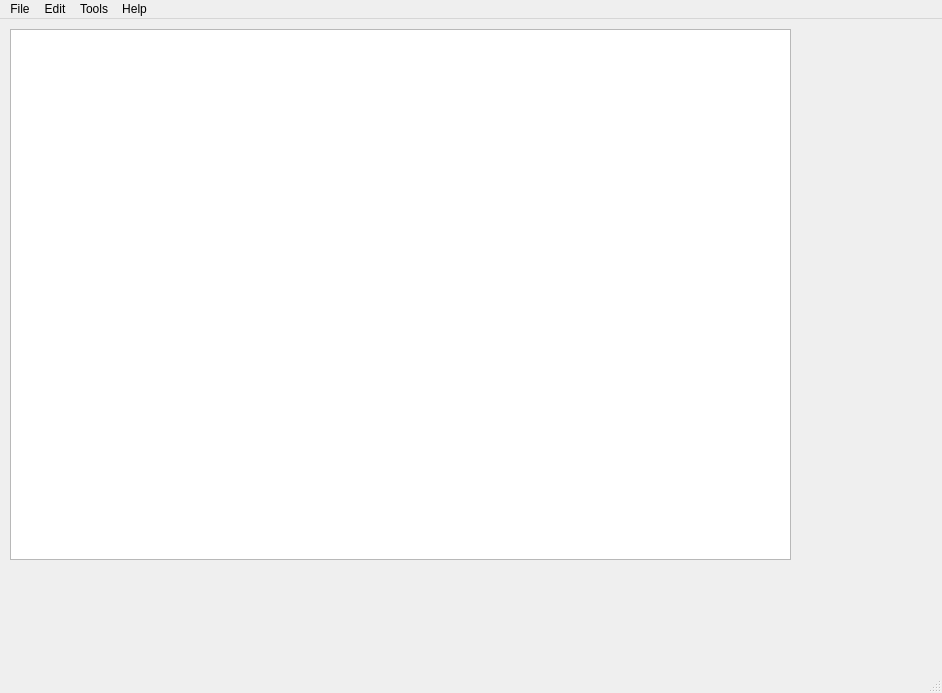
<?xml version="1.0" encoding="UTF-8"?>
<ui version="4.0">
 <class>MainWindow</class>
 <widget class="QMainWindow" name="MainWindow">
  <property name="geometry">
   <rect>
    <x>0</x>
    <y>0</y>
    <width>942</width>
    <height>693</height>
   </rect>
  </property>
  <property name="windowTitle">
   <string>MainWindow</string>
  </property>
  <widget class="QWidget" name="centralwidget">
   <widget class="QWidget" name="verticalLayoutWidget">
    <property name="geometry">
     <rect>
      <x>10</x>
      <y>10</y>
      <width>781</width>
      <height>531</height>
     </rect>
    </property>
    <layout class="QVBoxLayout" name="verticalLayout">
     <item>
      <widget class="QTextEdit" name="textEdit"/>
     </item>
    </layout>
   </widget>
  </widget>
  <widget class="QMenuBar" name="menubar">
   <property name="geometry">
    <rect>
     <x>0</x>
     <y>0</y>
     <width>942</width>
     <height>25</height>
    </rect>
   </property>
   <widget class="QMenu" name="menuFile">
    <property name="title">
     <string>File</string>
    </property>
    <addaction name="actionNew"/>
    <addaction name="actionOpen"/>
    <addaction name="actionSave"/>
    <addaction name="actionSave_as"/>
    <addaction name="actionPrint"/>
    <addaction name="actionExit"/>
    <addaction name="actionCompile"/>
    <addaction name="actionOpen_Terminal"/>
   </widget>
   <widget class="QMenu" name="menuEdit">
    <property name="title">
     <string>Edit</string>
    </property>
    <addaction name="actionUndo"/>
    <addaction name="actionRedo"/>
    <addaction name="actionCut"/>
    <addaction name="actionCopy"/>
    <addaction name="actionPaste"/>
    <addaction name="actionFind"/>
    <addaction name="actionReplace"/>
    <addaction name="actionTime_Date"/>
   </widget>
   <widget class="QMenu" name="menuHelp">
    <property name="title">
     <string>Help</string>
    </property>
    <addaction name="actionWebsite"/>
   </widget>
   <widget class="QMenu" name="menuTools">
    <property name="title">
     <string>Tools</string>
    </property>
    <addaction name="actionFonts"/>
    <addaction name="actionPreferences"/>
   </widget>
   <addaction name="menuFile"/>
   <addaction name="menuEdit"/>
   <addaction name="menuTools"/>
   <addaction name="menuHelp"/>
  </widget>
  <widget class="QStatusBar" name="statusbar"/>
  <action name="actionNew">
   <property name="icon">
    <iconset resource="Resources.qrc">
     <normaloff>:/imgs/images/new.png</normaloff>:/imgs/images/new.png</iconset>
   </property>
   <property name="text">
    <string>New</string>
   </property>
   <property name="shortcut">
    <string>Ctrl+N</string>
   </property>
  </action>
  <action name="actionOpen">
   <property name="icon">
    <iconset>
     <normalon>:/imgs/images/open.png</normalon>
    </iconset>
   </property>
   <property name="text">
    <string>Open</string>
   </property>
   <property name="shortcut">
    <string>Ctrl+O</string>
   </property>
  </action>
  <action name="actionSave_as">
   <property name="icon">
    <iconset resource="Resources.qrc">
     <normaloff>:/imgs/images/saveas.png</normaloff>:/imgs/images/saveas.png</iconset>
   </property>
   <property name="text">
    <string>Save as</string>
   </property>
   <property name="shortcut">
    <string>Ctrl+Shift+S</string>
   </property>
  </action>
  <action name="actionPrint">
   <property name="icon">
    <iconset resource="Resources.qrc">
     <normaloff>:/imgs/images/print.png</normaloff>:/imgs/images/print.png</iconset>
   </property>
   <property name="text">
    <string>Print</string>
   </property>
   <property name="shortcut">
    <string>Ctrl+P</string>
   </property>
  </action>
  <action name="actionExit">
   <property name="icon">
    <iconset resource="Resources.qrc">
     <normaloff>:/imgs/images/exit.png</normaloff>:/imgs/images/exit.png</iconset>
   </property>
   <property name="text">
    <string>Exit</string>
   </property>
  </action>
  <action name="actionSave">
   <property name="icon">
    <iconset resource="Resources.qrc">
     <normaloff>:/imgs/images/save.png</normaloff>:/imgs/images/save.png</iconset>
   </property>
   <property name="text">
    <string>Save</string>
   </property>
   <property name="shortcut">
    <string>Ctrl+S</string>
   </property>
  </action>
  <action name="actionUndo">
   <property name="icon">
    <iconset resource="Resources.qrc">
     <normaloff>:/imgs/images/undo.png</normaloff>:/imgs/images/undo.png</iconset>
   </property>
   <property name="text">
    <string>Undo</string>
   </property>
   <property name="shortcut">
    <string>Ctrl+Z</string>
   </property>
  </action>
  <action name="actionCopy">
   <property name="icon">
    <iconset resource="Resources.qrc">
     <normaloff>:/imgs/images/copy.png</normaloff>:/imgs/images/copy.png</iconset>
   </property>
   <property name="text">
    <string>Copy</string>
   </property>
   <property name="shortcut">
    <string>Ctrl+C</string>
   </property>
  </action>
  <action name="actionPaste">
   <property name="icon">
    <iconset resource="Resources.qrc">
     <normaloff>:/imgs/images/paste.png</normaloff>:/imgs/images/paste.png</iconset>
   </property>
   <property name="text">
    <string>Paste</string>
   </property>
   <property name="shortcut">
    <string>Ctrl+V</string>
   </property>
  </action>
  <action name="actionCut">
   <property name="icon">
    <iconset resource="Resources.qrc">
     <normaloff>:/imgs/images/cut.png</normaloff>:/imgs/images/cut.png</iconset>
   </property>
   <property name="text">
    <string>Cut</string>
   </property>
   <property name="shortcut">
    <string>Ctrl+X</string>
   </property>
  </action>
  <action name="actionFind">
   <property name="text">
    <string>Find</string>
   </property>
   <property name="shortcut">
    <string>Ctrl+F</string>
   </property>
  </action>
  <action name="actionReplace">
   <property name="text">
    <string>Replace...</string>
   </property>
   <property name="shortcut">
    <string>Ctrl+H</string>
   </property>
  </action>
  <action name="actionTime_Date">
   <property name="text">
    <string>Time/Date</string>
   </property>
   <property name="shortcut">
    <string>F5</string>
   </property>
  </action>
  <action name="actionRedo">
   <property name="icon">
    <iconset>
     <normalon>:/imgs/images/redo.png</normalon>
    </iconset>
   </property>
   <property name="text">
    <string>Redo</string>
   </property>
   <property name="shortcut">
    <string>Ctrl+Y</string>
   </property>
  </action>
  <action name="actionWebsite">
   <property name="text">
    <string>Website</string>
   </property>
  </action>
  <action name="actionFonts">
   <property name="text">
    <string>Fonts</string>
   </property>
  </action>
  <action name="actionPreferences">
   <property name="text">
    <string>Preferences</string>
   </property>
  </action>
  <action name="actionCompile">
   <property name="text">
    <string>Compile</string>
   </property>
  </action>
  <action name="actionOpen_Terminal">
   <property name="text">
    <string>Open Terminal</string>
   </property>
  </action>
 </widget>
 <resources>
  <include location="Resources.qrc"/>
 </resources>
 <connections/>
</ui>
